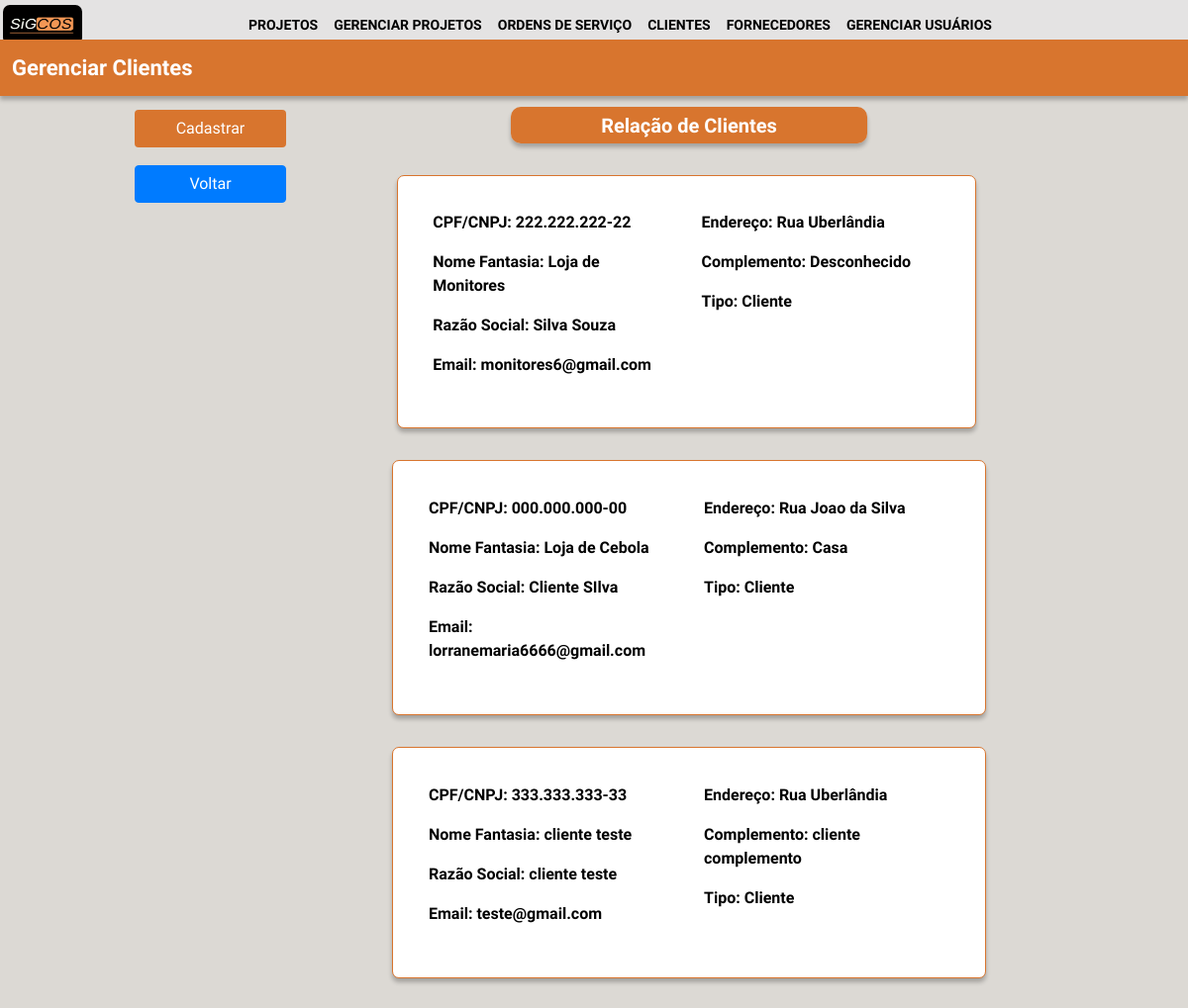
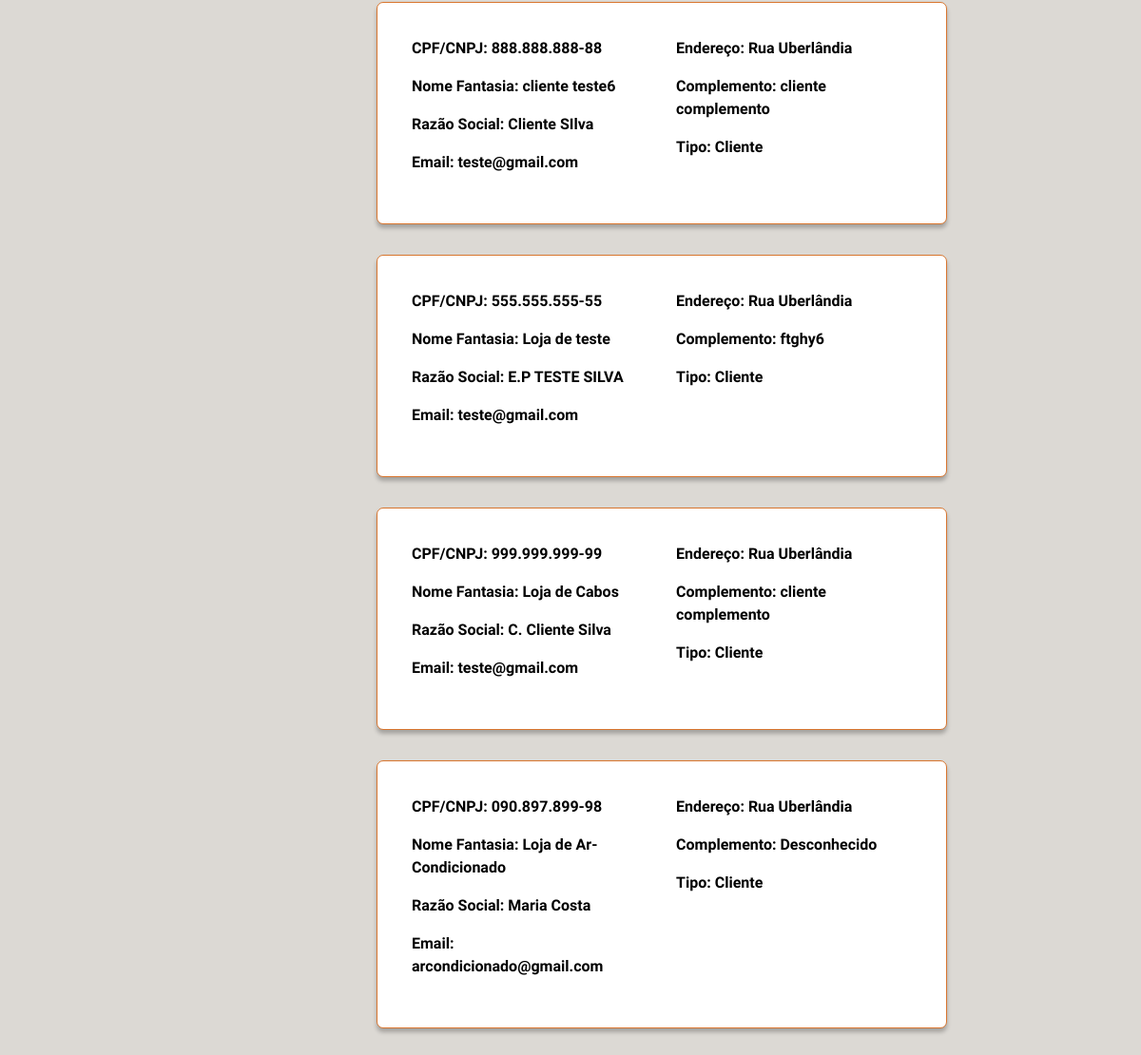
The app's page /lista_clientes/ (signed in) with its own data (2 pictures, top to bottom).
### login/models.py (models this page shows, shortened)
class fornecedores_clientes (models.Model):
    cpf_cnpj=models.CharField(max_length=255)
    razão_social=models.CharField(max_length=255)
    nome_fantasia=models.CharField(max_length=255)
    rg=models.CharField(max_length=255)
    endereço=models.CharField(max_length=255)
    email=models.CharField(max_length=255)
    complemento=models.CharField(max_length=255)
    tipo=models.CharField(max_length=255)
    pais=models.CharField(max_length=255)
    criado_em = models.DateTimeField(auto_now_add=True)
    atualizado_em = models.DateTimeField(auto_now=True)

### login/views.py (the view)
# urls.py: path('lista_clientes/', lista_clientes, name = "lista_clientes"),
@group_required("setor_financeiro","diretor")
def lista_clientes(request):
    lista_fornecedores_clientes = fornecedores_clientes.objects.filter(tipo = "Cliente")
    return render(request, 'financeiro/lista_clientes.html', {'lista_fornecedores_clientes': lista_fornecedores_clientes})

### login/autentic.py (called while the page is built)
def group_required(*group_names):
    def in_groups(u):
        if u.is_authenticated:
            if bool(u.groups.filter(name__in=group_names)) | u.is_superuser:
                return True
        return False
    return user_passes_test(in_groups, login_url='autentic_necessaria')

### login/templates/financeiro/lista_clientes.html (shortened to what this page needs)
{% extends 'base.html' %}
{%load static%}
{% block content %}
<link rel="stylesheet" href="https://cdn.jsdelivr.net/npm/bootstrap@4.0.0/dist/css/bootstrap.min.css">
<link rel="stylesheet" href="{% static 'css/lista_cf.css' %}">
<body style="background-color:  #dcd9d4;">
    <div class="retangulo fixed-top" style="margin-top: 3.3%;">
        <div id="ret1">Gerenciar Clientes</div>
    </div>
    <div class="relacao" style="margin-top: 9%;">
        <div id="ret2">Relação de Clientes</div>
    </div>
    <div class="buttonfixed">
        <nav class="navbar fixed-top" style="margin-top: 10%;">
            <div class="buttons">
                <a href="/financeiro/"> <button id="btnAdd" class="btn btn-laranja fixed-left">Cadastrar</button> </a>
                <a href="/inicio/"> <button id="btnEdit" class="btn btn-primary">Voltar</button> </a>
            </div>
        </nav>
    </div>
    <div class="container-fluid">
        {% for cliente in lista_fornecedores_clientes %}
        <div class="MarginButton" style="margin-top: 2%;">
            <a href="/cliente/{{cliente.id}}">
                <button class="button_acess" type="submit">
                    <div class="row">
                        <div class="col">
                            <p>CPF/CNPJ: {{cliente.cpf_cnpj}}</p>
                            <p>Nome Fantasia: {{cliente.nome_fantasia}}</p>
                            <p>Razão Social: {{cliente.razão_social}}</p>
                            <p">Email: {{cliente.email}}</p>
                        </div>
                        <div class="col">
                            <p>Endereço: {{cliente.endereço}}</p>
                            <p>Complemento: {{cliente.complemento}}</p>
                            <p>Tipo: {{cliente.tipo}}</p>
                        </div>
                    </div>
                </button>
            </a>
        </div>
    </div>
{% endfor %}
</body>
{% endblock%}

### login/static/css/navbar.css (style rules this page uses)
body { background-color: #aaa9a9; font-family: 'Inder', sans-serif; }

### login/static/css/lista_cf.css (style rules this page uses)
* { margin: 0; box-sizing: border-box; font-family: 'Inder', sans-serif; }
body { background-color: #dcd9d4; }
a { text-decoration: none; }
.retangulo { display: grid; grid-template-columns: 1fr 1fr 1fr 1fr; grid-template-areas: "ret1 ret1 ret1 ret1"; width: 100vw; color: white; box-shadow: 0px 4px 4px rgba(0, 0, 0, 0.25); }
.relacao { display: grid; margin-top: 10rem; margin-bottom: 2rem; margin-left: 43%; border-radius: 10px; grid-template-columns: 1fr 1fr 1fr 1fr; grid-template-areas: "ret1 ret1 ret1 ret1"; width: 30vw; box-shadow: 0px 4px 4px rgba(0, 0, 0, 0.25); }
#ret2 { font-size: 20px; position: relative; border-radius: 10px; font-weight: bold; text-align: center; background-color: #D8752E; color: #ffffff; grid-area: ret1; padding: 1%; }
#ret1 { font-size: 22px; font-weight: bold; text-align: left; background-color: #D8752E; grid-area: ret1; padding: 1%; }
.button_acess { position: relative; display: grid; border-radius: 7px; margin-left: 33%; margin-bottom: 2rem; width: 50%; text-align: left; font-weight: bold; font-size: 16px; padding: 3%; background-color: #ffffff ; border: 1px solid #D8752E; color: #000000; box-shadow: 0px 4px 4px rgba(0, 0, 0, 0.25); }
.buttons { position: absolute; margin-left: 10%; margin-top: 5%; text-align: left; width: 15%; }
.btn-laranja { color: white; background-color: #D8752E; width: 85%; }
.btn-primary { margin-top: 10%; width: 85%; }

### records on screen
fornecedores_clientes: cpf_cnpj "222.222.222-22", nome_fantasia "Loja de Monitores", razão_social "Silva Souza", email "monitores6@gmail.com", endereço "Rua Uberlândia", complemento "Desconhecido", tipo "Cliente"
fornecedores_clientes: cpf_cnpj "000.000.000-00", nome_fantasia "Loja de Cebola", razão_social "Cliente SIlva", email "lorranemaria6666@gmail.com", endereço "Rua Joao da Silva", complemento "Casa", tipo "Cliente"
fornecedores_clientes: cpf_cnpj "333.333.333-33", nome_fantasia "cliente teste", razão_social "cliente teste", email "teste@gmail.com", endereço "Rua Uberlândia", complemento "cliente complemento", tipo "Cliente"
fornecedores_clientes: cpf_cnpj "888.888.888-88", nome_fantasia "cliente teste6", razão_social "Cliente SIlva", email "teste@gmail.com", endereço "Rua Uberlândia", complemento "cliente complemento", tipo "Cliente"
fornecedores_clientes: cpf_cnpj "555.555.555-55", nome_fantasia "Loja de teste", razão_social "E.P TESTE SILVA", email "teste@gmail.com", endereço "Rua Uberlândia", complemento "ftghy6", tipo "Cliente"
fornecedores_clientes: cpf_cnpj "999.999.999-99", nome_fantasia "Loja de Cabos", razão_social "C. Cliente Silva", email "teste@gmail.com", endereço "Rua Uberlândia", complemento "cliente complemento", tipo "Cliente"
fornecedores_clientes: cpf_cnpj "090.897.899-98", nome_fantasia "Loja de Ar-Condicionado", razão_social "Maria Costa", email "arcondicionado@gmail.com", endereço "Rua Uberlândia", complemento "Desconhecido", tipo "Cliente"
